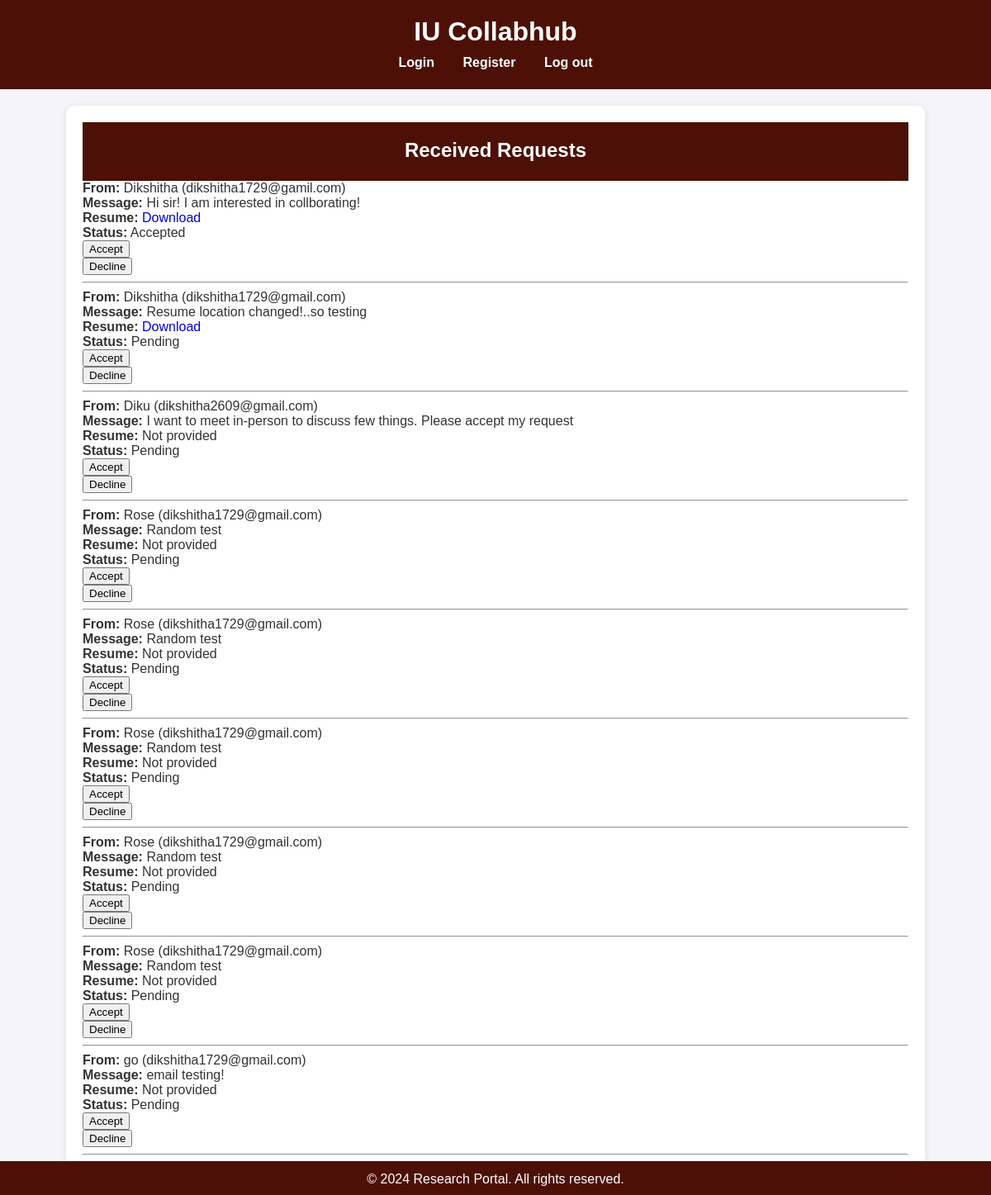
Page /collab/view_requests (signed in) on the committed database.
### app/models.py (models this page shows)
class Request(db.Model):
    id = db.Column(db.Integer, primary_key=True)
    sender_id = db.Column(db.Integer, db.ForeignKey('user.id'), nullable=False)  # Who is sending
    receiver_id = db.Column(db.Integer, db.ForeignKey('user.id'), nullable=False)  # Who is receiving
    name = db.Column(db.String(120), nullable=False)  # Sender's full name
    email = db.Column(db.String(120), nullable=False)  # Sender's email
    resume = db.Column(db.String(300), nullable=True)  # Path to uploaded resume
    message = db.Column(db.Text, nullable=True)  # Optional message
    status = db.Column(Enum('Pending', 'Accepted', 'Declined', 'Expired', name='status_enum'), nullable=False, default = 'pending')
    time_stamp = db.Column(db.DateTime, default=datetime.utcnow)  # Timestamp
    expiration_date = db.Column(db.DateTime, nullable=False)

### app/collab_routes.py (the view)
@collab.route('/view_requests', methods=['GET'])
@login_required
def view_requests():
    if current_user.role.lower() != 'teacher/professor':
        flash('Access denied. This page is for professors only.', 'danger')
        return redirect(url_for('main.dashboard'))
    requests = RequestModel.query.filter_by(receiver_id=current_user.id).all()
    return render_template('view_requests.html', requests=requests)

### app/__init__.py (called while the page is built)
@login_manager.user_loader
def load_user(user_id):
    from .models import User
    return User.query.get(int(user_id))

### app/templates/view_requests.html
{% extends "base.html" %}
{% block header %}
    <h2>Received Requests</h2>
{% endblock %}
{% block content %}
{% for req in requests %}
<div>
    <p><strong>From:</strong> {{ req.name }} ({{ req.email }})</p>
    <p><strong>Message:</strong> {{ req.message or 'No message provided.' }}</p>
    <p><strong>Resume:</strong>
        {% if req.resume %}
        <a href="{{ url_for('collab.download_resume', filename=req.resume) }}">Download</a>
        {% else %}
        Not provided
        {% endif %}
    </p>
    <p><strong>Status:</strong> {{ req.status }}</p>
    <form method="POST" action="{{ url_for('collab.update_request', request_id=req.id, status='Accepted') }}">
        <button type="submit">Accept</button>
    </form>
    <form method="POST" action="{{ url_for('collab.update_request', request_id=req.id, status='Declined') }}">
        <button type="submit">Decline</button>
    </form>
</div>
<hr>
{% endfor %}
{% endblock %}

### app/templates/base.html (shortened to what this page needs)
<!DOCTYPE html>
<html lang="en">
    <head>
        <link rel="stylesheet" href="{{ url_for('static', filename='style.css') }}">
    </head>
    <body>
        <header>
            <h1>IU Collabhub</h1>
            <nav>
                <a href="{{ url_for('auth.login')}}">Login</a>
                <a href="{{ url_for('auth.register')}}">Register</a>
                <a href="{{ url_for('auth.logout')}}">Log out</a>
            </nav>
        </header>
        <section class="content">
            <main>
                <header>
                    {% block header %}{% endblock %}
                </header>
                {% block content %}{% endblock %}
            </main>
        </section>
        <footer>
            <p>© 2024 Research Portal. All rights reserved.</p>
        </footer>
    </body>
</html>

### app/static/style.css (style rules this page uses)
body, h1, h2, p, a, nav { margin: 0; padding: 0; text-decoration: none; }
body { font-family: Arial, sans-serif; background-color: #f4f4f9; color: #333; margin: 0; padding: 0; }
header { background-color: #4d1006; color: white; padding: 20px 10px; text-align: center; border-bottom: 3px solid #4d1006; }
header h1 { margin-bottom: 10px; }
header nav { margin-top: 10px; }
header nav a { color: white; margin: 0 15px; font-size: 16px; font-weight: bold; transition: color 0.3s; }
main { margin: 20px auto; max-width: 1000px; background: white; padding: 20px; border-radius: 10px; box-shadow: 0 2px 10px rgba(0, 0, 0, 0.1); }
footer { background-color: #4d1006; color: white; text-align: center; padding: 10px 0; position: fixed; width: 100%; bottom: 0; border-top: 3px solid #4d1006; }

### rows in the picture
Request: name "Dikshitha", email "dikshitha1729@gamil.com", message "Hi sir! I am interested in collborating!", status "Accepted"
Request: name "Dikshitha", email "dikshitha1729@gmail.com", message "Resume location changed!..so testing", status "Pending"
Request: name "Diku", email "dikshitha2609@gmail.com", message "I want to meet in-person to discuss few things. Please accept my request", shows "Not provided", status "Pending"
Request: name "Rose", email "dikshitha1729@gmail.com", message "Random test", shows "Not provided", status "Pending"
Request: name "Rose", email "dikshitha1729@gmail.com", message "Random test", shows "Not provided", status "Pending"
Request: name "Rose", email "dikshitha1729@gmail.com", message "Random test", shows "Not provided", status "Pending"
Request: name "Rose", email "dikshitha1729@gmail.com", message "Random test", shows "Not provided", status "Pending"
Request: name "Rose", email "dikshitha1729@gmail.com", message "Random test", shows "Not provided", status "Pending"
Request: name "go", email "dikshitha1729@gmail.com", message "email testing!", shows "Not provided", status "Pending"
